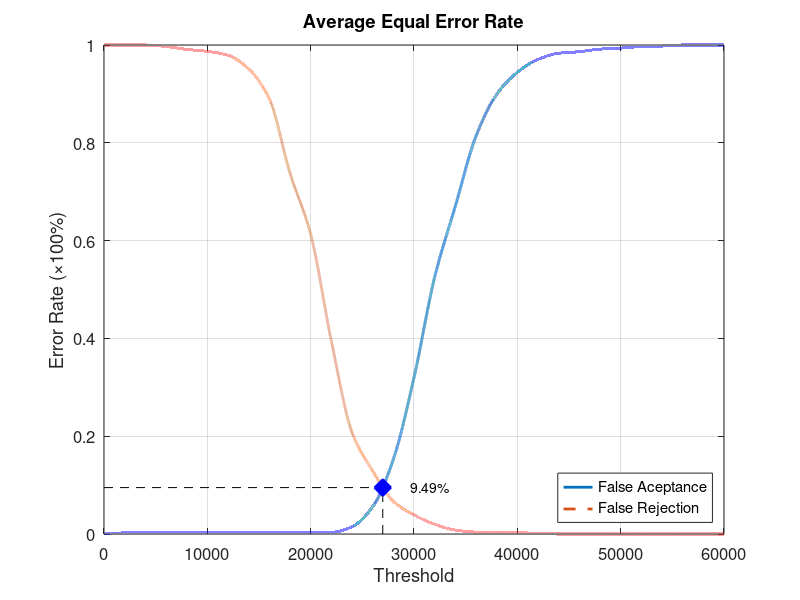
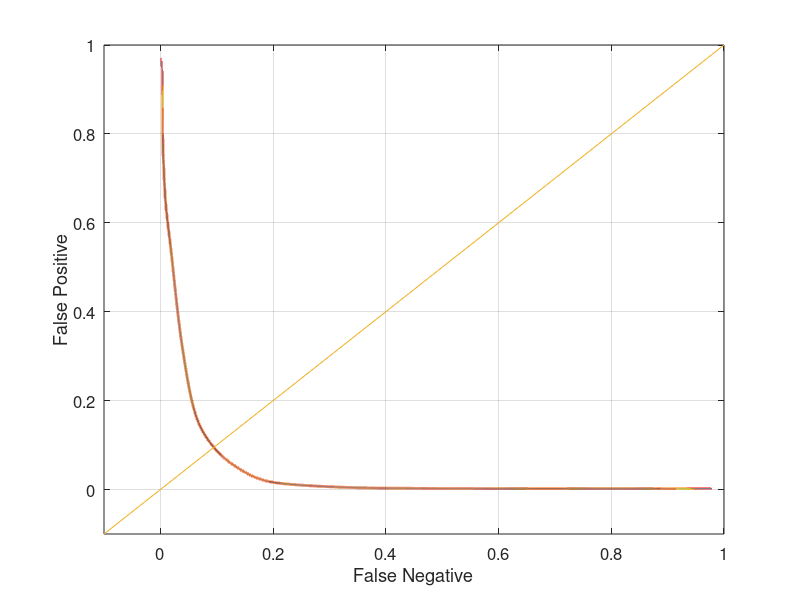

The MATLAB script that drew these images, in order:
function yEER = Database3Average
close all;
clear;
clc;
x = 0:2000:60000;
xq = 0:0.5:60000;

y0 = [0 0.00210526 0.00210526 0.00210526 0.00210526 0.00210526 0.00210526 0.00210526 0.00210526 0.00210526 0.00210526 0.0031579 0.0147368 0.0557895 0.152632 0.32 0.525263 0.670526 0.813684 0.898947 0.944211 0.970526 0.983158 0.986316 0.991579 0.993684 0.996842 0.997895 1 1 1];
yy0 = interp1(x, y0, xq, 'pchip');
y1 = [1 1 1 0.997 0.991 0.987 0.979 0.951 0.89 0.738 0.613 0.395 0.208 0.129 0.067 0.039 0.02 0.008 0.004 0.004 0.003 0.001 0 0 0 0 0 0 0 0 0];
yy1 = interp1(x, y1, xq, 'pchip');

% Calculating EER: 
y2 = abs(y0 - y1);
find(y2 == min(y2))
yy2 = abs(yy0 - yy1);
xEER = find(yy2 == min(yy2));
xEERIndex = xq(xEER) % X-axis EER
yEER = yy0(xEER) % Y-axis EER

main = figure
plot(xq, yy0,'-','LineWidth', 2);	hold on
plot(xq, yy1,'--','LineWidth', 2);	hold on
plot([xEERIndex xEERIndex], [0 yEER], 'k--');	hold on
plot([0 xEERIndex], [yEER yEER], 'k--');	hold on
plot(xEERIndex, yEER, 'bx', 'LineWidth', 10);	hold on
text(xEERIndex + 10 * xEERIndex / 100, yEER, [num2str(round((10000 * yEER)) / 100) '%'])
legend('False Aceptance', 'False Rejection', 'Location', 'SouthEast')
xlabel('Threshold')
ylabel('Error Rate (\times100%)')
title('Average Equal Error Rate')
set(gca, 'FontSize', 12)
axis([0 60000 0 1])
grid on

print(main, 'Database3AverageMain', '-dpng');
FNRxFPR = figure('Color', [1 1 1]);
plot(yy1, yy0, '-', yy1, yy0, 'LineWidth', 2);
hold on
y = -0.1:0.1:1
plot(y, y); 
set(gca, 'FontSize', 12)
xlabel('False Negative')
ylabel('False Positive')
axis([-0.1 1 -0.1 1])
set(gca, 'FontSize', 12)
grid on

print(FNRxFPR, 'Database3AverageFNRxFPR','-dpng');
end
